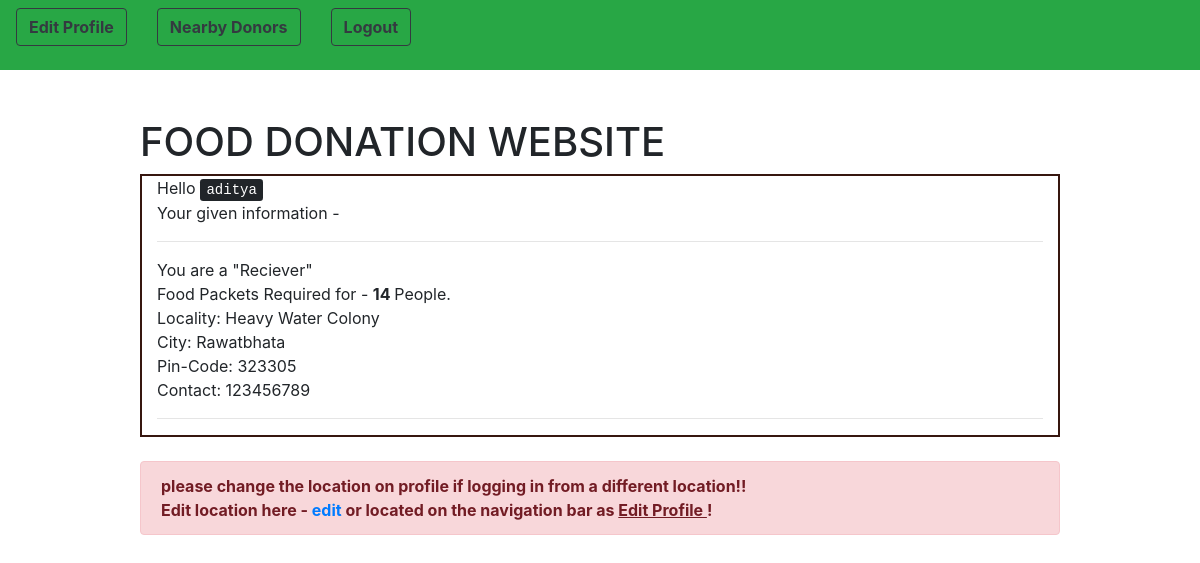
/ (signed in), run on an earlier commit of the app's database.
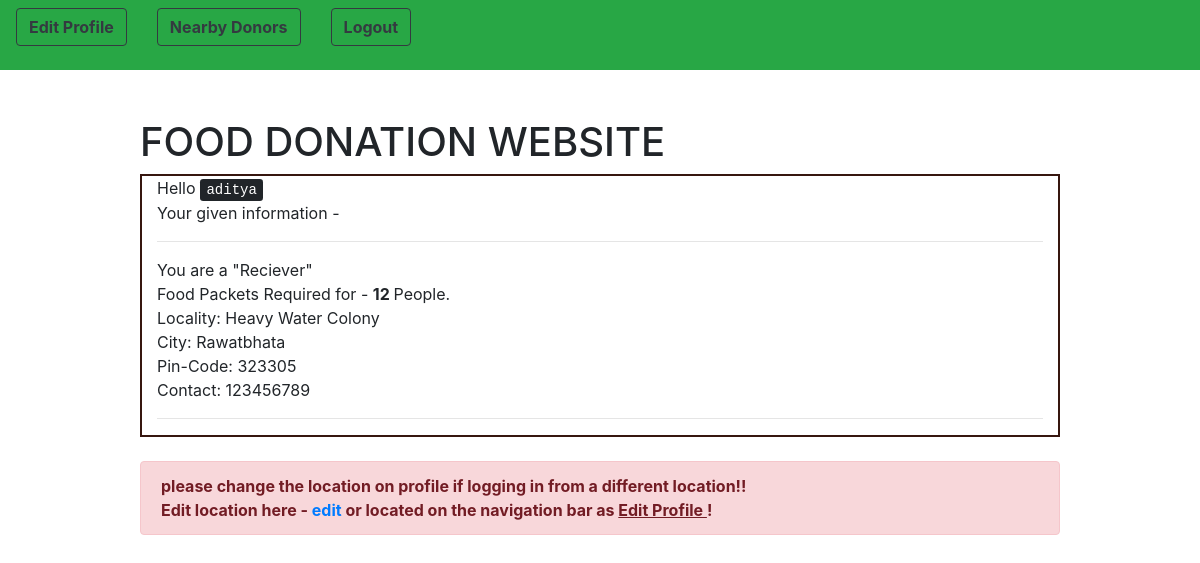
And on a later commit of the database.
### customUser/models.py (models this page shows, shortened)
class CustomUser(AbstractUser):
    pin_code = models.IntegerField(null = True)
    contact_no = models.IntegerField(null = True)
    resources = models.IntegerField(null = True) # no. of persons avability/requirement
    locality = models.CharField(max_length = 100)
    city = models.CharField(max_length = 50)
    """CHOICES=[('0','Donor'),
                     ('1','Reciever')]"""
    user_type = models.IntegerField(null = True) # 0 - Donor 1 - Reciever

### templates/home.html (shortened to what this page needs)
{% extends 'base_with_home.html' %}
{% load crispy_forms_tags %}
{% block navigation %}
	<div class = "row">
	{% if user.is_authenticated %}
			<div class = "col">
				<form method = "get" action = "{% url 'edit_profile' %}">
					<button type = "submit" class = "btn btn-outline-dark navbar-btn"> <strong> Edit Profile</strong></button>
				</form>
			</div>
			{% if user.user_type == 1 %}
			<div class = "col">
				<form method = "post" action = "{% url 'showNearbyDonors' %}"> {%csrf_token%}
					<button type = "submit" class = "btn btn-outline-dark navbar-btn"><strong> Nearby Donors </strong> </button>
				</form>
			</div>
			{% endif %}
			<div class = "col">
				<form method = "post" action = "{% url 'logout' %}">
					<button type = "submit" class = "btn btn-outline-dark navbar-btn"> <strong> Logout</strong></button>
				</form>
			</div>
		{% endif %}
				</div>
{% endblock %}
{% block content %}
	<h1> FOOD DONATION WEBSITE </h1>
<div class = "container-fluid" style="border:2px solid #36160F;">
	{% if user.is_authenticated %}
			Hello <kbd> {{ user.username }} </kbd>
		 <br> Your given information - <br> <hr>
		 	{% if user.user_type == 0 %}
				You are a "Donor"<br>
				Food Packets available for - <strong> {{ user.resources }} </strong> People.<br>
			{% else %}
				You are a "Reciever"<br>
				Food Packets Required for - <strong> {{user.resources}} </strong> People.<br>
			{% endif %}
			Locality: {{ user.locality }} <br>
			City: {{ user.city }} <br>
			Pin-Code: {{ user.pin_code }} <br>
			Contact: {{ user.contact_no }} <br> <hr>
</div>
<br>
      <div class="alert alert-danger alert-dismissible fade show">
   <strong> please change the location on profile if logging in from a different location!! <br>
          Edit location here - <a href = "{% url 'edit_profile' %}"> edit </a> or located on the navigation bar as <u>Edit Profile </u>!
        </strong>
  </div>
<br>
	{% else %}
	<br>
	<div class = "container-fluid">
		<h4> <kbd> You are not logged in! </kbd><br> <br>  </h4>
	</div>
	{% endif %}
{% endblock %}

What changed in the data, as far as the page shows it:
changed CustomUser "Heavy Water Colony": resources "14" → "12"
